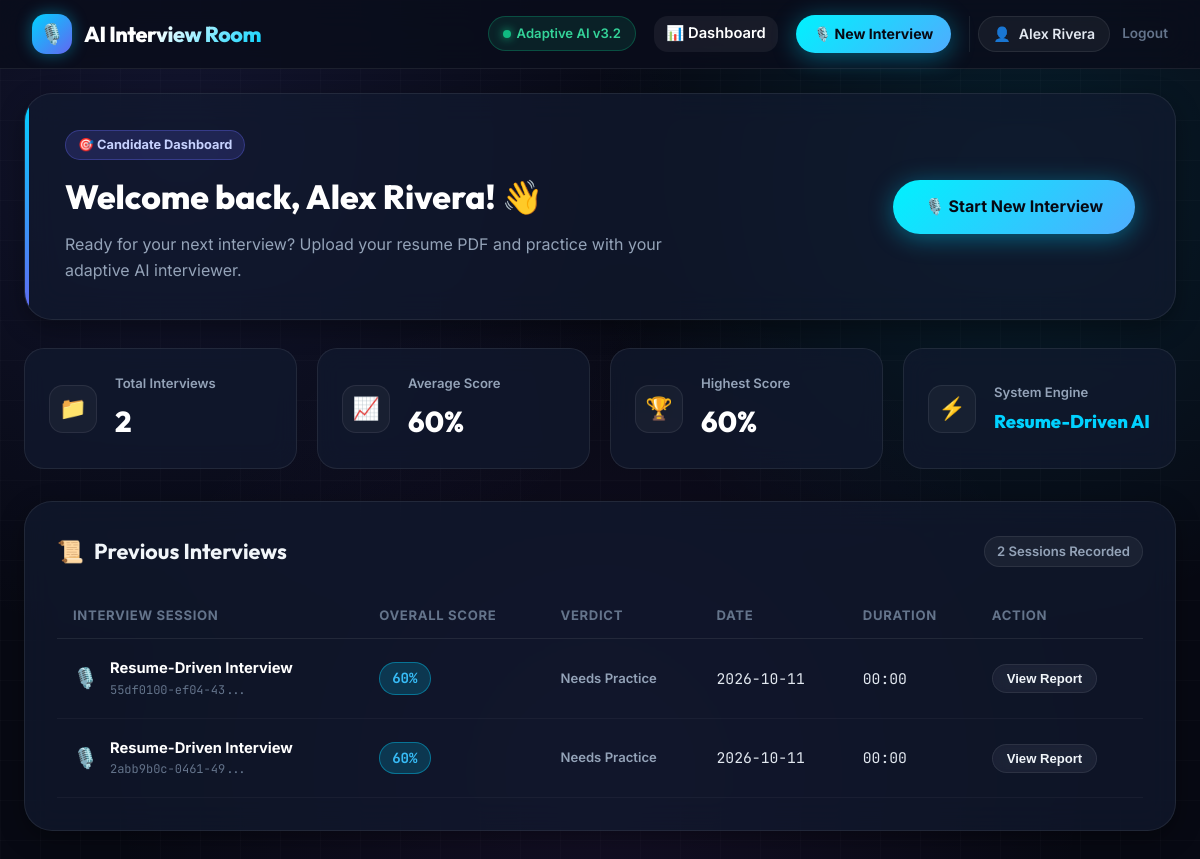
The app's page /dashboard (signed in) with its own data.
### tables this page shows
CREATE TABLE users (
            id INTEGER PRIMARY KEY AUTOINCREMENT,
            full_name TEXT NOT NULL,
            email TEXT UNIQUE NOT NULL,
            password_hash TEXT NOT NULL,
            created_at TIMESTAMP DEFAULT CURRENT_TIMESTAMP
        );

CREATE TABLE interviews (
            id INTEGER PRIMARY KEY AUTOINCREMENT,
            session_id TEXT UNIQUE NOT NULL,
            user_id INTEGER NOT NULL,
            candidate_name TEXT,
            interview_type TEXT,
            overall_score INTEGER,
            recommendation TEXT,
            duration TEXT,
            report_data TEXT,
            created_at TIMESTAMP DEFAULT CURRENT_TIMESTAMP,
            FOREIGN KEY (user_id) REFERENCES users(id)
        );

### app.py (the view)
@app.route("/dashboard")
@login_required
def dashboard():
    user = get_user_by_id(session["user_id"])
    if not user:
        session.clear()
        return redirect(url_for("login"))
    interviews = get_user_interviews(user["id"])
    return render_template("dashboard.html", user=user, interviews=interviews)

### app.py (called while the page is built)
def login_required(f):
    @wraps(f)
    def decorated_function(*args, **kwargs):
        if "user_id" not in session:
            if request.path.startswith("/api/"):
                return jsonify({"error": "Authentication required. Please log in."}), 401
            return redirect(url_for("login", next=request.full_path if request.method == 'GET' else url_for('dashboard')))
        return f(*args, **kwargs)
    return decorated_function

### database.py (called while the page is built)
def get_db_connection():
    conn = sqlite3.connect(DB_PATH, timeout=10)
    conn.row_factory = sqlite3.Row
    cur = conn.cursor()
    cur.execute("PRAGMA foreign_keys = ON")
    cur.close()
    return conn

def get_user_by_id(user_id: int) -> Optional[Dict[str, Any]]:
    conn = get_db_connection()
    cursor = conn.cursor()
    cursor.execute("SELECT id, full_name, email, created_at FROM users WHERE id = ?", (user_id,))
    user = cursor.fetchone()
    conn.close()
    if user:
        return dict(user)
    return None

def get_user_interviews(user_id: int) -> List[Dict[str, Any]]:
    conn = get_db_connection()
    cursor = conn.cursor()
    cursor.execute("""
        SELECT id, session_id, candidate_name, interview_type, overall_score,
               recommendation, duration, created_at
        FROM interviews
        WHERE user_id = ?
        ORDER BY created_at DESC
    """, (user_id,))
    rows = cursor.fetchall()
    conn.close()
    return [dict(r) for r in rows]

### templates/dashboard.html (shortened to what this page needs)
{% extends "base.html" %}
{% block content %}
<section class="view-section active dashboard-view-section">
  <div class="dashboard-welcome-card">
    <div class="welcome-text-group">
      <div class="welcome-pill">🎯 Candidate Dashboard</div>
      <h1 class="dashboard-greeting">Welcome back, {{ user.full_name }}! 👋</h1>
      <p class="dashboard-subheading">
        Ready for your next interview? Upload your resume PDF and practice with your adaptive AI interviewer.
      </p>
    </div>
    <div class="welcome-action-group">
      <a href="/interview" class="btn-primary btn-hero-action" id="dashboardStartInterviewBtn">
        <span>🎙️ Start New Interview</span>
      </a>
    </div>
  </div>
  <div class="dashboard-stats-grid">
    <div class="stat-card">
      <div class="stat-icon-wrapper">📁</div>
      <div>
        <div class="stat-label">Total Interviews</div>
        <div class="stat-value">{{ interviews|length }}</div>
      </div>
    </div>
    <div class="stat-card">
      <div class="stat-icon-wrapper">📈</div>
      <div>
        <div class="stat-label">Average Score</div>
        <div class="stat-value">
          {% if interviews %}
            {{ (interviews|map(attribute='overall_score')|sum / interviews|length)|round|int }}%
          {% else %}
            --%
          {% endif %}
        </div>
      </div>
    </div>
    <div class="stat-card">
      <div class="stat-icon-wrapper">🏆</div>
      <div>
        <div class="stat-label">Highest Score</div>
        <div class="stat-value">
          {% if interviews %}
            {{ interviews|map(attribute='overall_score')|max }}%
          {% else %}
            --%
          {% endif %}
        </div>
      </div>
    </div>
    <div class="stat-card">
      <div class="stat-icon-wrapper">⚡</div>
      <div>
        <div class="stat-label">System Engine</div>
        <div class="stat-value" style="font-size: 1.15rem; color: var(--accent-cyan);">Resume-Driven AI</div>
      </div>
    </div>
  </div>
  <div class="dashboard-history-section">
    <div class="section-title-row">
      <h2 class="history-title">
        <span>📜</span> Previous Interviews
      </h2>
      <span class="history-count-badge">{{ interviews|length }} Sessions Recorded</span>
    </div>
    {% if interviews %}
      <div class="history-table-container">
        <table class="history-table">
          <thead>
            <tr>
              <th>Interview Session</th>
              <th>Overall Score</th>
              <th>Verdict</th>
              <th>Date</th>
              <th>Duration</th>
              <th>Action</th>
            </tr>
          </thead>
          <tbody>
            {% for item in interviews %}
              <tr>
                <td>
                  <div class="session-type-cell">
                    <span class="type-icon">🎙️</span>
                    <div>
                      <div class="session-type-title">{{ item.interview_type|default('Resume-Driven Mock Interview') }}</div>
                      <div class="session-id-sub">{{ item.session_id[:16] }}...</div>
                    </div>
                  </div>
                </td>
                <td>
                  <span class="score-pill {% if item.overall_score >= 80 %}score-high{% elif item.overall_score >= 60 %}score-mid{% else %}score-low{% endif %}">
                    {{ item.overall_score }}%
                  </span>
                </td>
                <td>
                  <span class="verdict-tag">{{ item.recommendation|default('Completed') }}</span>
                </td>
                <td class="date-cell">{{ item.created_at[:10] }}</td>
                <td class="duration-cell">{{ item.duration|default('06:00') }}</td>
                <td>
                  <button type="button" class="btn-secondary view-report-btn" data-session-id="{{ item.session_id }}" style="padding: 6px 14px; font-size: 0.82rem;">
                    <span>View Report</span>
                  </button>
                </td>
              </tr>
            {% endfor %}
          </tbody>
        </table>
      </div>
    {% endif %}
  </div>
</section>
{% endblock %}

### records on screen
users: full_name "Alex Rivera"
interviews: interview_type "Resume-Driven Interview", session_id "55df0100-ef04-43", overall_score "60", recommendation "Needs Practice", created_at "2026-10-11", duration "00:00"
interviews: interview_type "Resume-Driven Interview", session_id "2abb9b0c-0461-49", overall_score "60", recommendation "Needs Practice", created_at "2026-10-11", duration "00:00"

### other values on screen
{{ session.get('user_name', 'Account') }} "Alex Rivera"
{{ interviews|length }} "2"
{{ interviews|map(attribute='overall_score')|max }} "60"
